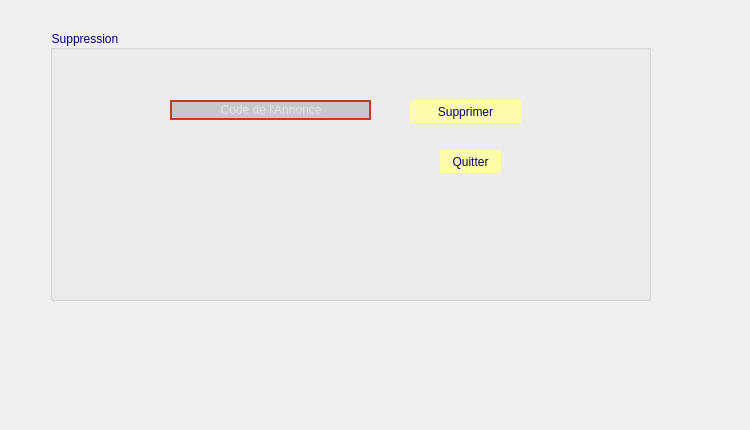
        <widget class="QWidget" name="tab_24">
         <attribute name="title">
          <string>Supprimer une Annonce</string>
         </attribute>
         <widget class="QLabel" name="label_62">
          <property name="geometry">
           <rect>
            <x>600</x>
            <y>340</y>
            <width>141</width>
            <height>81</height>
           </rect>
          </property>
          <property name="styleSheet">
           <string notr="true">image: url(:/128600931_1102401160197019_8051103514919619627_n.png);</string>
          </property>
          <property name="text">
           <string/>
          </property>
          <property name="pixmap">
           <pixmap>../../Downloads/128600931_1102401160197019_8051103514919619627_n.png</pixmap>
          </property>
          <property name="scaledContents">
           <bool>true</bool>
          </property>
          <property name="wordWrap">
           <bool>false</bool>
          </property>
          <property name="openExternalLinks">
           <bool>false</bool>
          </property>
         </widget>
         <widget class="QGroupBox" name="groupBox_6">
          <property name="geometry">
           <rect>
            <x>50</x>
            <y>30</y>
            <width>601</width>
            <height>271</height>
           </rect>
          </property>
          <property name="styleSheet">
           <string notr="true">color: rgb(0, 0, 127);
font: 75 10pt &quot;MS Shell Dlg 2&quot;;</string>
          </property>
          <property name="title">
           <string>Suppression</string>
          </property>
          <widget class="QLineEdit" name="codeSuppr_2">
           <property name="geometry">
            <rect>
             <x>120</x>
             <y>70</y>
             <width>201</width>
             <height>20</height>
            </rect>
           </property>
           <property name="styleSheet">
            <string notr="true"> QLineEdit
{
border:2px solid rgb(194, 59, 36);
border-radius:20px;
color:#FFF;
padding-left :20px;
padding-right :20px;
background-color:rgb(200, 200, 200);

}
QLineEdit:hover
{
border: 2px solid rgb(0,0,0);
background-color:rgb(115, 115, 115) ;
}
QLineEdit:focus
{
border:2px solid rgb(0,0,0);
background-color: rgb(121, 121, 121);
}</string>
           </property>
           <property name="placeholderText">
            <string>        Code de l'Annonce</string>
           </property>
           <property name="clearButtonEnabled">
            <bool>false</bool>
           </property>
          </widget>
          <widget class="QPushButton" name="pb_supprimer_an_2">
           <property name="geometry">
            <rect>
             <x>360</x>
             <y>70</y>
             <width>111</width>
             <height>23</height>
            </rect>
           </property>
           <property name="styleSheet">
            <string notr="true">QPushButton
{
background-color:rgb(255, 252, 172);
border-radius:15px;}
QPushButton:hover
{
color:#333;
background:#49ebff;
background:rgb(200, 200, 200);
}</string>
           </property>
           <property name="text">
            <string>Supprimer</string>
           </property>
          </widget>
          <widget class="QPushButton" name="pushButton_31">
           <property name="geometry">
            <rect>
             <x>390</x>
             <y>120</y>
             <width>61</width>
             <height>23</height>
            </rect>
           </property>
           <property name="styleSheet">
            <string notr="true">QPushButton
{
background-color:rgb(255, 252, 172);
border-radius:15px;}
QPushButton:hover
{
color:#333;
background:#49ebff;
background:rgb(200, 200, 200);
}</string>
           </property>
           <property name="text">
            <string>Quitter</string>
           </property>
          </widget>
         </widget>
        </widget>
